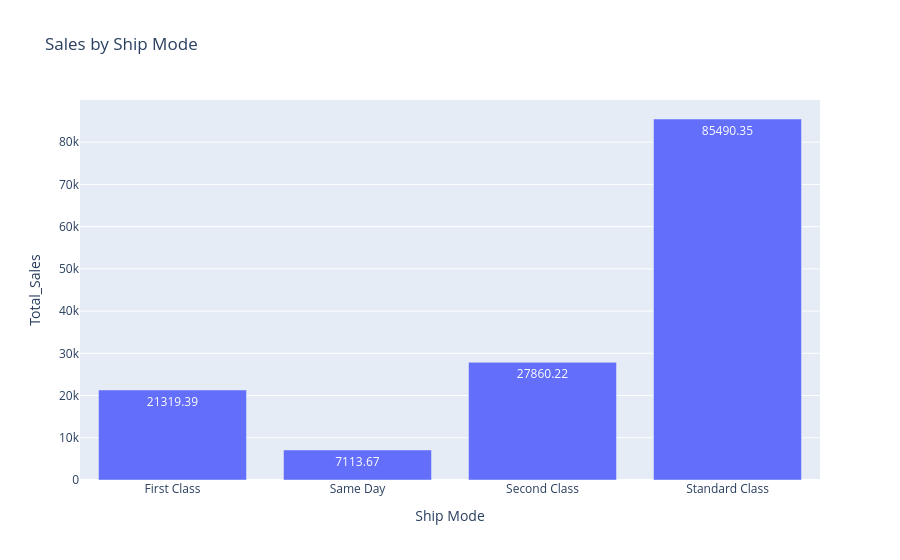

Notebook code cell kept with this figure:
### Code cell
# Sales Distribution Chart
fig = px.bar(
    ship_mode_summary,
    x="Ship Mode",
    y="Total_Sales",
    text="Total_Sales",
    title="Sales by Ship Mode"
)

fig.show()

### Figure 1 — Plotly figure (JSON) as saved in the notebook; plotly's stock layout.template omitted (floating-point values rounded to 4 significant figures)
{"data": [{"hovertemplate": "Ship Mode=%{x}<br>Total_Sales=%{text}<extra></extra>", "legendgroup": "", "marker": {"color": "#636efa", "pattern": {"shape": ""}}, "name": "", "orientation": "v", "showlegend": false, "text": [21320.0, 7114.0, 27860.0, 85490.0], "textposition": "auto", "type": "bar", "x": ["First Class", "Same Day", "Second Class", "Standard Class"], "xaxis": "x", "y": [21320.0, 7114.0, 27860.0, 85490.0], "yaxis": "y"}], "layout": {"barmode": "relative", "legend": {"tracegroupgap": 0}, "title": {"text": "Sales by Ship Mode"}, "xaxis": {"anchor": "y", "domain": [0, 1], "title": {"text": "Ship Mode"}}, "yaxis": {"anchor": "x", "domain": [0, 1], "title": {"text": "Total_Sales"}}}}
